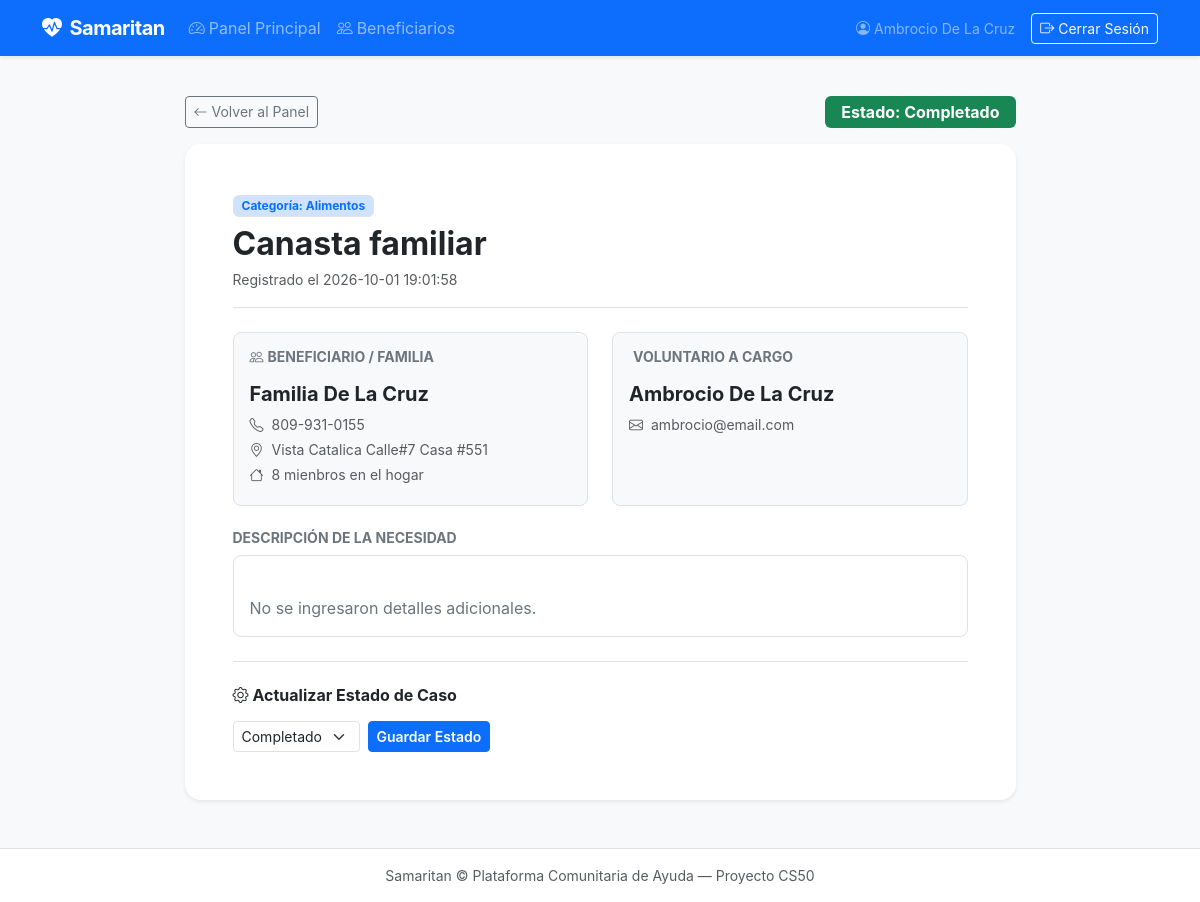
The page /cases/5 (signed in) on the database its author committed.
### tables this page shows
CREATE TABLE users (
    id INTEGER PRIMARY KEY AUTOINCREMENT,
    name TEXT NOT NULL,
    email TEXT NOT NULL UNIQUE,
    hash TEXT NOT NULL,
    role TEXT NOT NULL DEFAULT 'volunteer',
    created_at TIMESTAMP DEFAULT CURRENT_TIMESTAMP
);

CREATE TABLE cases (
    id INTEGER PRIMARY KEY AUTOINCREMENT,
    beneficiary_id INTEGER NOT NULL,
    case_type TEXT NOT NULL,
    category TEXT NOT NULL,
    status TEXT NOT NULL DEFAULT 'pending',
    volunteer_id INTEGER,
    description TEXT,
    created_at TIMESTAMP DEFAULT CURRENT_TIMESTAMP,
    FOREIGN KEY (beneficiary_id) REFERENCES beneficiaries(id) ON DELETE CASCADE,
    FOREIGN KEY (volunteer_id) REFERENCES users (id) ON DELETE SET NULL
);

CREATE TABLE beneficiaries (
    id INTEGER PRIMARY KEY AUTOINCREMENT,
    name TEXT NOT NULL,
    phone TEXT,
    location TEXT,
    household_size INTEGER DEFAULT 1,
    notes TEXT,
    created_at TIMESTAMP DEFAULT CURRENT_TIMESTAMP
);

### app.py (the view)
@app.route("/cases/<int:case_id>")
@login_required
def case_detail(case_id):
  with get_db() as conn:
    case = conn.execute("""
      SELECT
        c.id, c.case_type, c.category, c.status, c.description, c.created_at ,
        b.id AS beneficiary_id, b.name AS beneficiary_name, b.phone AS beneficiary_phone,
        b.location AS beneficiary_location, b.household_size,
        u.id AS volunteer_id, u.name As volunteer_name, u.email AS volunteer_email
      FROM cases c
      JOIN beneficiaries b ON c.beneficiary_id = b.id
      LEFT JOIN users u ON c.volunteer_id = u.id
      WHERE c.id = ?;
      """,(case_id,)).fetchone()
    if case is None:
      flash("Case not found.", "error")
      return redirect("/")
  return render_template("case_detail.html", case=case)

### app.py (called while the page is built)
@app.after_request
def after_request(response):
    response.headers["Cache-Control"] = "no-cache, no-store, must-revalidate"
    response.headers["Expires"] = 0
    response.headers["Pragma"] = "no-cache"
    return response

### db.py (called while the page is built)
def get_db():
  if "db" not in g:
    g.db = sqlite3.connect(
      current_app.config["DATABASE"],
      detect_types=sqlite3.PARSE_DECLTYPES
    )
    g.db.row_factory = sqlite3.Row
  return g.db

def login_required(f):
  @wraps(f)
  def wrapper(*args, **kwargs):
    if session.get("user_id") is None:
      return redirect("/login")
    return f(*args, **kwargs)
  return wrapper

### templates/case_detail.html (shortened to what this page needs)
{% extends "layout.html" %}
{% block main %}
  <div class="row justify-content-center">
    <div class="col-12 col-lg-9">
      <div class="d-flex justify-content-between align items-center mb-3">
        <a href="/" class="btn btn-outline-secondary btn-sm">
          <i class="bi bi-arrow-left me-1"></i>Volver al Panel
        </a>
        <div>
          {% if case.status == 'pending' %}
            <span class="badge bg-warning text-dark fs-6 px-3 py-2">Estado: Pendiente</span>
          {% elif case.status == 'in_progress' %}
            <span class="badge bg-info text-dark fs-6 px-3 py-2">Estado: En progreso</span>
          {% else %}
            <span class="badge bg-success fs-6 px-3 py-2">Estado: Completado</span>
          {% endif %}
        </div>
      </div>
      <div class="card border-0 shadow-sm rounded-4 bg-white mb-4">
        <div class="card-body p-4 p-md-5">
          <div class="d-flex justify-content-between align-items-start border-bottom pb-3 mb-4">
            <div>
              <span class="badge bg-primary-subtle text-primary border px-2 py-1 mb-2">
                Categoría: {{ case.category }}
              </span>
              <h2 class="fw-bold text-dark mb-1">{{ case.case_type }}</h2>
              <span class="text-muted small">Registrado el {{ case.created_at }}</span>
            </div>
          </div>
          <div class="row g-4 mb-4">
            <div class="col-12 col-md-6">
              <div class="p-3 bg-light rounded-3 h-100 border">
                <h6 class="fw-bold text-secondary text-uppercase small mb-3">
                  <i class="bi bi-people me-1"></i>Beneficiario / Familia
                </h6>
                <h5 class="fw-bold text-dark mb-2">{{ case.beneficiary_name }}</h5>
                <p class="mb-1 text-muted small">
                  <i class="bi bi-telephone me-2"></i>{{ case.beneficiary_phone or 'Sin teléfono'}}
                </p>
                <p class="mb-1 text-muted small">
                  <i class="bi bi-geo-alt me-2"></i>{{ case.beneficiary_location or 'Sin dirección especificada'}}
                </p>
                <p class="mb-1 text-muted small">
                  <i class="bi bi-house me-2"></i>{{ case.household_size or 1}} mienbros en el hogar
                </p>
              </div>
            </div>
            <div class="col-12 col-md-6">
              <div class="p-3 bg-light rounded-3 h-100 border">
                <h6 class="fw-bold text-secondary text-uppercase small mb-3">
                  Voluntario a Cargo
                </h6>
                  {% if case.volunteer_name %}
                    <h5 class="fw-bold text-dark mb-2">{{ case.volunteer_name }}</h5>
                    <p class="mb-1 text-muted small">
                      <i class="bi bi-envelope me-2"></i>{{ case.volunteer_email}}
                    </p>
                  {% endif %}
              </div>
            </div>
          </div>
          <div class="mb-4">
            <h6 class="fw-bold text-secondary text-uppercase small mb-2">Descripción de la Necesidad</h6>
            <div class="p-3 rounded-3 bg-white border">
              <p class="mb-0 text-secondary" style="white-space: pre-line;">
                {{ case.description if case.description else 'No se ingresaron detalles adicionales.' }}
              </p>
            </div>
          </div>
          <div class="border-top pt-4">
            <h6 class="fw-bold text-dark mb-3"><i class="bi bi-gear me-1"></i>Actualizar Estado de Caso</h6>
            <form action="/cases/{{ case.id }}/status" method="post" class="row g-2 align-items-center">
              <div class="col-auto">
                <select name="status" class="form-select form-select-sm">
                  <option value="complete" {% if case.status == 'complete' %}selected{% endif %}>Completado</option>
                </select>
              </div>
              <div class="col-auto">
                <button type="submit" class="btn btn-primary btn-sm fw-semibold">
                  Guardar Estado
                </button>
              </div>
            </form>
          </div>
        </div>
      </div>
    </div>
  </div>
{% endblock %}

### templates/layout.html (shortened to what this page needs)
<!DOCTYPE html>
<html lang="en">
<head>
    <link href="https://cdn.jsdelivr.net/npm/bootstrap@5.3.3/dist/css/bootstrap.min.css" rel="stylesheet">
    <link href="https://cdn.jsdelivr.net/npm/bootstrap-icons@1.11.3/font/bootstrap-icons.min.css" rel="stylesheet">
    <link href="{{ url_for('static', filename='css/styles.css') }}" rel="stylesheet">
</head>
<body class="bg-light d-flex flex-column min-vh-100">
    <nav class="navbar navbar-expand-lg navbar-dark bg-primary shadow-sm">
        <div class="container">
            <a class="navbar-brand fw-bold" href="/">
                <i class="bi bi-heart-pulse-fill me-2"></i>Samaritan
            </a>
            <div class="collapse navbar-collapse" id="navbarMain">
                {% if session["user_id"] %}
                    <ul class="navbar-nav me-auto mb-2 mb-lg-0">
                        <li class="nav-item">
                            <a class="nav-link" href="/"><i class="bi bi-speedometer2 me-1"></i>Panel Principal</a>
                        </li>
                        <li class="nav-item">
                            <a class="nav-link" href="/beneficiaries"><i class="bi bi-people me-1"></i>Beneficiarios</a>
                        </li>
                    </ul>
                    <ul class="navbar-nav ms-auto mb-2 mb-lg-0 align-items-center">
                        <li class="nav-item me-3 text-white-50 small">
                            <i class="bi bi-person-circle me-1"></i>{{ session.get("user_name", "Voluntario") }}
                        </li>
                        <li class="nav-item">
                            <form action="/logout" method="post">
                                <button type="submit" class="btn btn-outline-light btn-sm"><i class="bi bi-box-arrow-right me-1"></i>Cerrar Sesión</button>
                            </form>
                        </li>
                    </ul>
                {% endif %}
            </div>
        </div>
    </nav>
    <main class="container py-4 flex-grow-1">
        {% block main %}{% endblock %}
    </main>
    <footer class="bg-white border-top py-3 mt-auto text-center text-muted small">
        <div class="container">
            Samaritan &copy; Plataforma Comunitaria de Ayuda — Proyecto CS50
        </div>
    </footer>
</body>
</html>

### static/css/styles.css (style rules this page uses)
:root { --samaritan-primary: #0d6efd; --samaritan-bg: #f8f9fa; }
body { background-color: var(--samaritan-bg); font-family: -apple-system, BlinkMacSystemFont, "Segoe UI", Roboto, "Helvetica Neue", Arial, sans-serif; color: #212529; }
.navbar-brand { letter-spacing: -0.5px; }
.card { transition: transform 0.15s ease, box-shadow 0.15s ease; }
.rounded-4 { border-radius: 1rem !important; }

### rows shown on the page
users: get "Ambrocio De La Cruz", volunteer_name "Ambrocio De La Cruz", volunteer_email "ambrocio@email.com"
cases: category "Alimentos", case_type "Canasta familiar", created_at "2026-10-01 19:01:58", description "No se ingresaron detalles adicionales.", status "Completado"
beneficiaries: beneficiary_name "Familia De La Cruz", phone "809-931-0155", location "Vista Catalica Calle#7 Casa #551", household_size "8"
